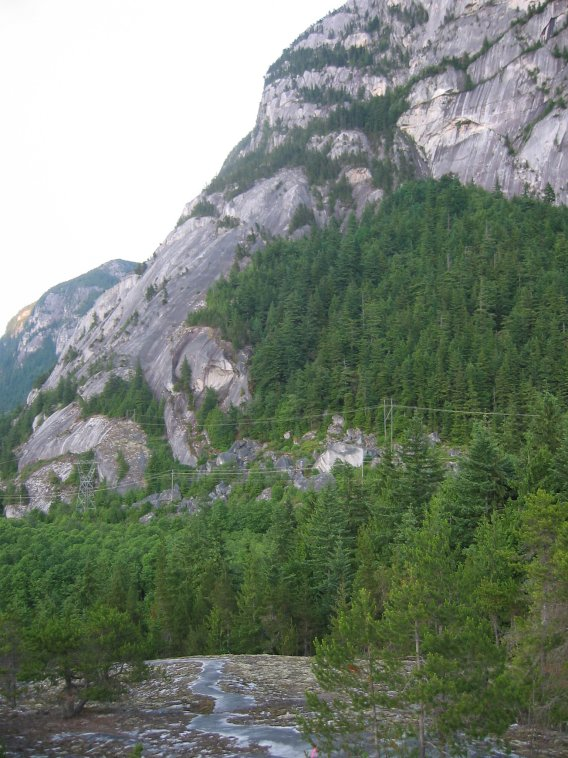
#> input picture test-images/mountain_1.jpg, 568 x 758 px; its folder holds 7 pictures in this run
$ jupyter execute basic-stitching.ipynb
#> lines starting #> are read from the running program, lines starting #| are printed output that depends on the picture
[cell 1]
import numpy as np
import cv2
from matplotlib import pyplot as plt
from typing import Tuple

[cell 2]
photos_num = 4
photos = [cv2.imread('test-images/' + name, cv2.COLOR_BGR2RGB) for name in [
    'mountain_1.jpg',
    'mountain_2.jpg',
    'mountain_3.jpg',
    'mountain_4.jpg'
]]
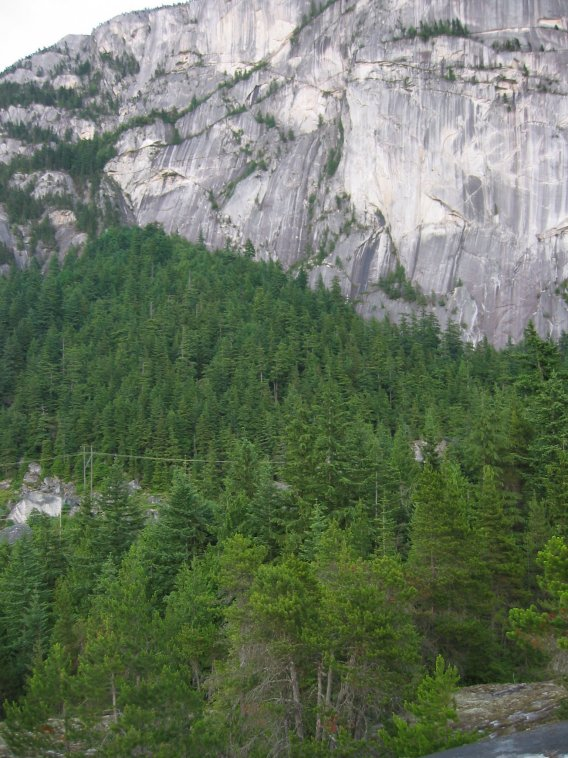
#> input picture test-images/mountain_2.jpg, 568 x 758 px
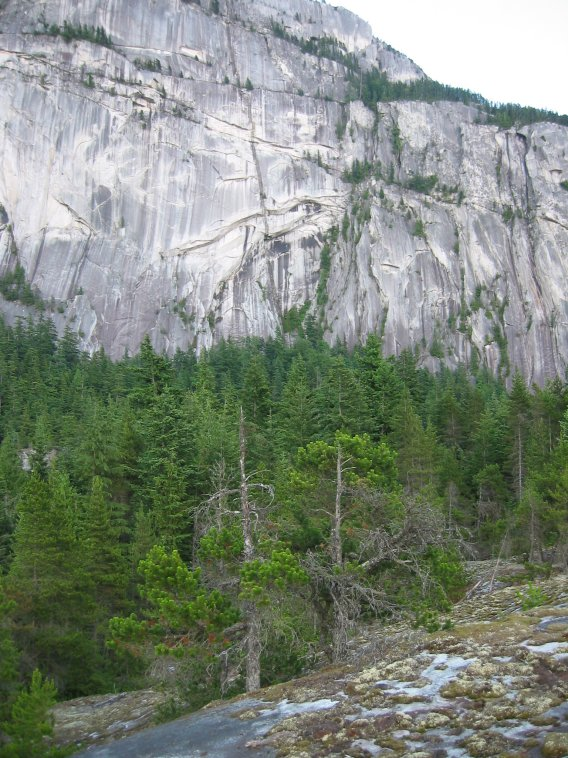
#> input picture test-images/mountain_3.jpg, 568 x 758 px
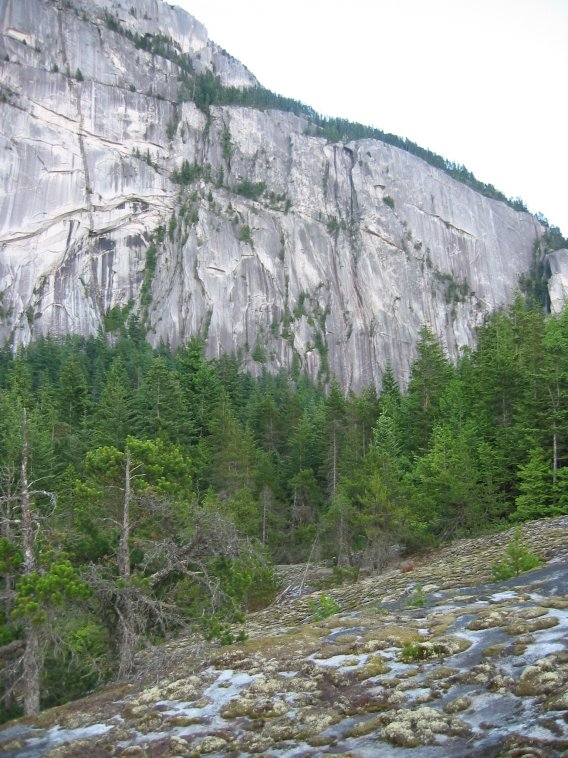
#> input picture test-images/mountain_4.jpg, 568 x 758 px
#> photos = 4 items

[cell 3]
def show_image(image: np.ndarray, fig_size: Tuple[int, int] = (10, 5)) -> None:
    image_rgb = cv2.cvtColor(image, cv2.COLOR_BGR2RGB)
    plt.figure(figsize=fig_size)
    plt.imshow(image_rgb)
    plt.show()

[cell 4]
for photo in photos:
    show_image(photo)
#> this loop made 4 passes

[cell 5]
photos_grey = [cv2.cvtColor(photo, cv2.COLOR_BGR2GRAY) for photo in photos]
#> photos_grey = 4 items
#> photo is the input picture: shape (758, 568, 3); mean B, G, R 135.8, 146, 138.1
sift = cv2.SIFT_create()
photos_sift_data = [sift.detectAndCompute(photo, None) for photo in photos_grey]
#> photos_sift_data = 4 items
photos_with_keypoint = [np.empty_like(photo) for photo in photos]
#> photos_with_keypoint = 4 items
for photo, photo_with_keypoint, (kps, des) in zip(photos, photos_with_keypoint, photos_sift_data):
    cv2.drawKeypoints(photo, kps, photo_with_keypoint)
    show_image(photo_with_keypoint)
#> this loop made 4 passes
#> pass 1, in show_image (call 5), `image_rgb = cv2.cvtColor(image, cv2.COLOR_BGR2RGB)`:
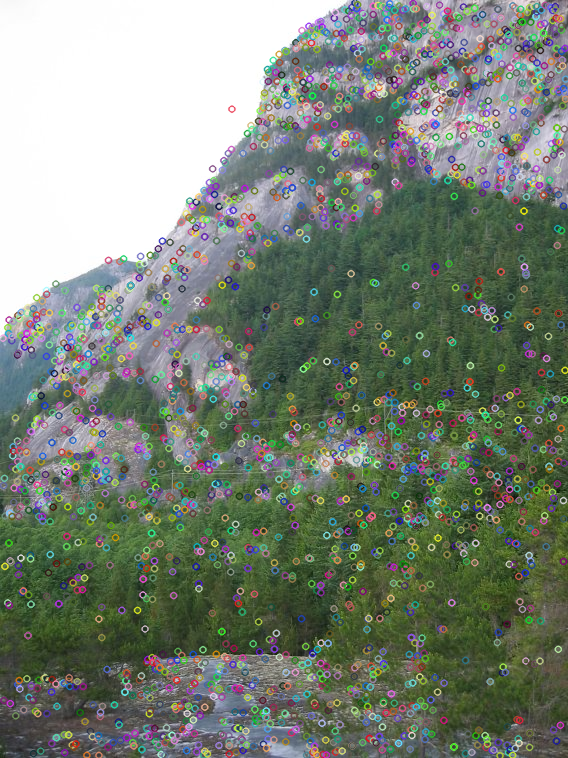
#> image_rgb: shape (758, 568, 3); mean R, G, B 121.2, 130.8, 117.9
#> pass 2, in show_image (call 6), `image_rgb = cv2.cvtColor(image, cv2.COLOR_BGR2RGB)`:
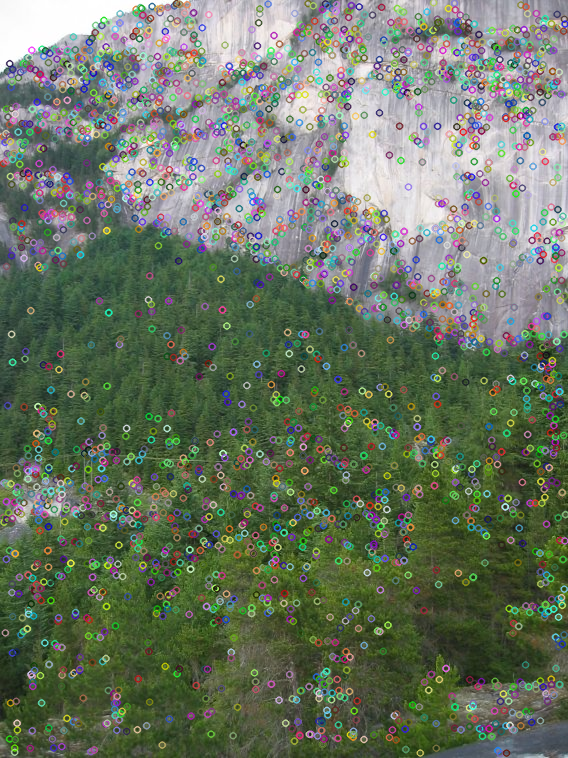
#> image_rgb: shape (758, 568, 3); mean R, G, B 106.2, 117.4, 98.7
#> pass 3, in show_image (call 7), `image_rgb = cv2.cvtColor(image, cv2.COLOR_BGR2RGB)`:
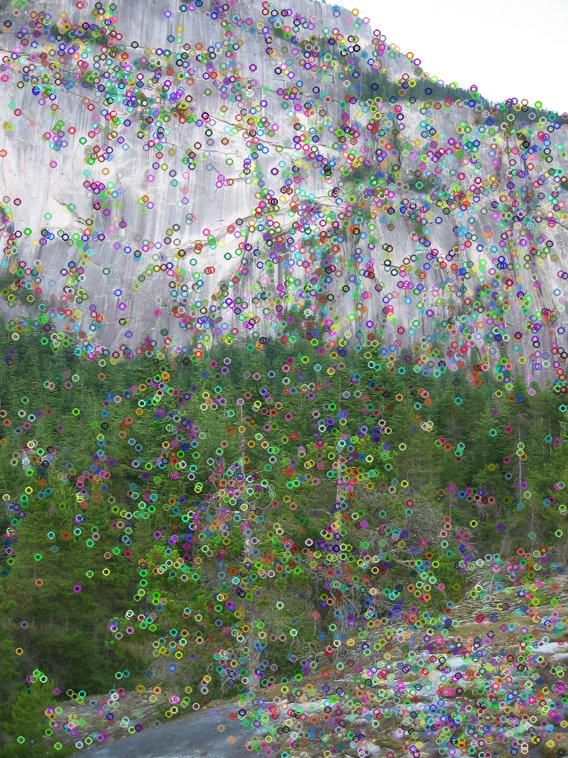
#> image_rgb: shape (758, 568, 3); mean R, G, B 126.5, 133.9, 122.7

[cell 6]
reference_img_idx = (photos_num) // 2
print("reference_img_idx: ", reference_img_idx)
reference_img = photos[reference_img_idx]
#> reference_img is the input picture: shape (758, 568, 3); mean B, G, R 123.6, 136.2, 127
reference_img_kps, reference_img_des = photos_sift_data[reference_img_idx]
#> reference_img_kps = 4675 keypoints; strongest (x, y, size): (294, 209, 4.4), (325, 738, 3.6), (134, 103, 3.1), (487, 347, 2.5)
show_image(reference_img)

[cell 7]
def find_matches(matcher, des_src, des_dst):
    return np.array([
        m for m in matcher.knnMatch(des_src, des_dst, k=2)
        if m[0].distance < 0.5 * m[1].distance
    ])
def find_homography(matches: np.ndarray, kp_src: np.ndarray, kp_dst: np.ndarray,
                    from_right_side: bool = True, img_src_width: int = None) -> np.ndarray:
    """
    Finds homography thransformation matrix
    """
    src = np.float32([ kp_src[m.queryIdx].pt for m in matches[:,0] ]).reshape(-1,1,2)
    dst = np.float32([ kp_dst[m.trainIdx].pt for m in matches[:,0] ]).reshape(-1,1,2)

    H, _ = cv2.findHomography(src, dst, cv2.RANSAC, 5.0)

    return H

[cell 8]
bf_matcher = cv2.BFMatcher()
featureList = [None] * photos_num
HList = [None] * photos_num
for i in range(reference_img_idx):
    kp_src, des_src = photos_sift_data[i]
    kp_dst, des_dst = photos_sift_data[i + 1]
    featureList[i] = find_matches(bf_matcher, des_src, des_dst)
    HList[i] = find_homography(featureList[i], kp_src, kp_dst, from_right_side=False, img_src_width=photos[i].shape[1])
#> after the loop, HList = 4 items; featureList = 4 items
for i in range(reference_img_idx + 1, photos_num):
    kp_src, des_src = photos_sift_data[i]
    kp_dst, des_dst = photos_sift_data[i - 1]
    featureList[i] = find_matches(bf_matcher, des_src, des_dst)
    HList[i] = find_homography(featureList[i], kp_src, kp_dst, from_right_side=False, img_src_width=photos[i].shape[1])
featureList[reference_img_idx] = []
featureNum = np.array([len(f) for f in featureList])
#> featureNum = [676, 478, 0, 1276]
HList, featureNum

[cell 9]
def stitch_images(img_src: np.ndarray, img_dst: np.ndarray, H: np.ndarray, from_right_side: bool = True) -> np.ndarray:
    """
    Stitced images from either left or right side
    (if `from_right_side` is set to False, then additional translation along x-axe will be added)
    """
    img_src_w, img_dst_w = img_src.shape[1], img_dst.shape[1]
    #     new_size = (img_src_w + img_dst_w), img_dst.shape[0]

    if not from_right_side:
        # shift by `img_src_width` px along x axe
        shift_vector = np.array([[1, 0, img_src_w]])
        H = H.copy()
        H[0, :] = np.dot(shift_vector, H)
    output = cv2.warpPerspective(img_src, H, img_dst.shape)
    if from_right_side:
        output[:, :img_dst_w] = img_dst
    else:
        output[:, img_dst_w:] = img_dst
    return output

[cell 10]
show_image(reference_img), reference_img.shape

[cell 11]
def create_panorama_canvas(img, img_idx, photos_num, padding=0):
    panorama = np.zeros((img.shape[0], img.shape[1] * (photos_num + padding * 2), img.shape[2]), dtype=np.uint8)
    panorama[:, img.shape[1] * (img_idx + padding): img.shape[1] * (img_idx + padding + 1)] = img
    return panorama

[cell 12]
def stitch_images(img_src: np.ndarray, img_dst: np.ndarray, H: np.ndarray, from_right_side: bool = True, img_src_idx=None) -> np.ndarray:
    """
    Stitced images from either left or right side
    (if `from_right_side` is set to False, then additional translation along x-axe will be added)
    """
    img_src_w = img_src.shape[1]

    # shift along x axe
    if not from_right_side:
        shift_by_x = img_src_w * (reference_img_idx + 2)
    else:
        shift_by_x = img_src_w * (reference_img_idx + 2 + (img_src_idx - reference_img_idx - 1))
    shift_vector = np.array([[1, 0, shift_by_x]])
    H = H.copy()
    H[0, :] = np.dot(shift_vector, H)

    # apply transformation
    output = cv2.warpPerspective(img_src, H, (img_dst.shape[1], img_dst.shape[0]))

    # add panorama
    idx_x, idx_y, idx_z = np.where(img_dst != np.array([0, 0, 0]))
    output[idx_x, idx_y, idx_z] = img_dst[idx_x, idx_y, idx_z]

    return output

[cell 13]
# simple memoization
HList_memoized = [None] * photos_num
featureNum_ = featureNum.copy()
#> featureNum_ = [676, 478, 0, 1276]

panorama = create_panorama_canvas(reference_img, reference_img_idx, photos_num, padding=2)
#> in create_panorama_canvas, `panorama[:, img.shape[1] * (img_idx + padding): img.shape[1] * (img_id..`:
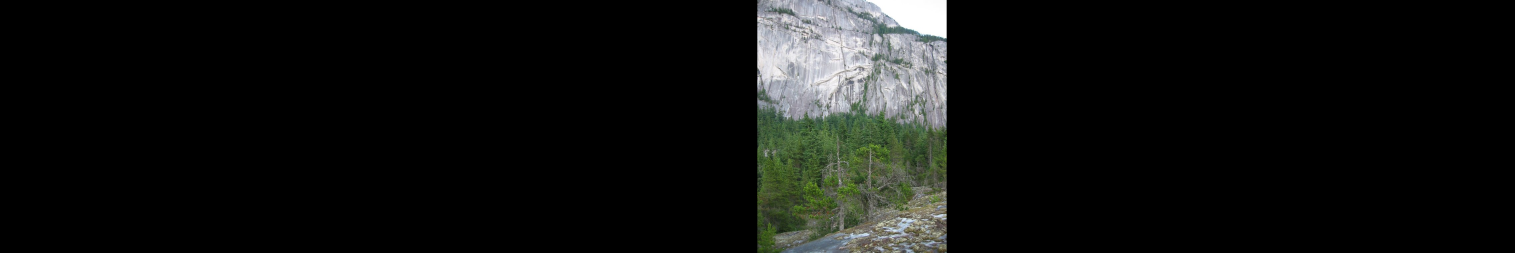
#> panorama: shape (758, 4544, 3) (shown at 1/3 size); mean B, G, R 15.4, 17, 15.9
show_image(panorama, fig_size=(30, 10))

for _ in range(photos_num - 1):
    max_i = np.argmax(featureNum_)
    H = HList[max_i]

    # calculate transformation using the property of transitivity of matrixes
    if max_i > reference_img_idx:
        range_ = range(max_i - 1, reference_img_idx + 1, -1)
    else:
        range_ = range(max_i + 1, reference_img_idx)

    for i in range_:
        # use memoized matrices if possible
        if HList_memoized[i] is not None:
            H = np.dot(HList_memoized[i], H)
            break
        H = np.dot(HList[i], H)

    HList_memoized[max_i] = H
    featureNum_[max_i] = -1

    # performe stitching
    print("max_i:", max_i)
    panorama = stitch_images(photos[max_i], panorama, H, from_right_side=(max_i > reference_img_idx), img_src_idx=max_i)
    show_image(panorama, fig_size=(30, 10))
#> this loop made 3 passes
#> max_i on passes 2 to 3: 0, 1
#> max_i on pass 1: 3
#| max_i: 3
#| max_i: 0
#| max_i: 1
#> pass 1, in stitch_images, `output = cv2.warpPerspective(img_src, H, (img_dst.shape[1], img_dst.sh..`:
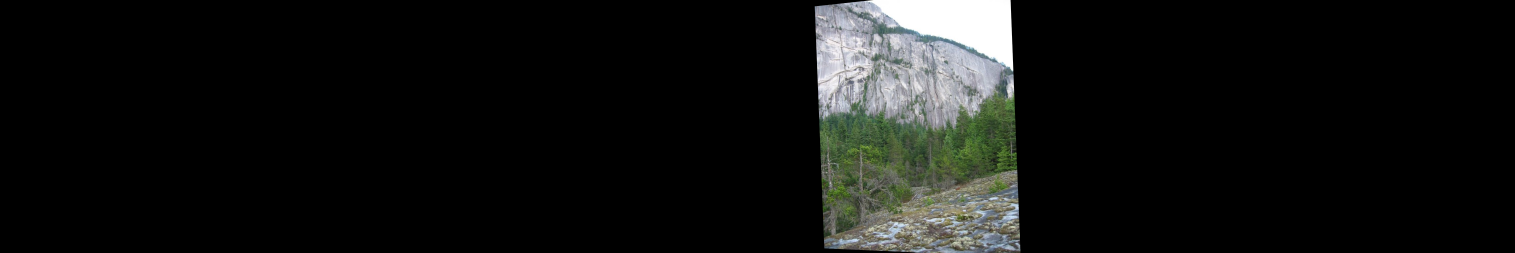
#> output: shape (758, 4544, 3) (shown at 1/3 size); mean B, G, R 17.3, 18.6, 17.6
#> pass 1, `panorama = stitch_images(photos[max_i], panorama, H, from_right_side=(..`:
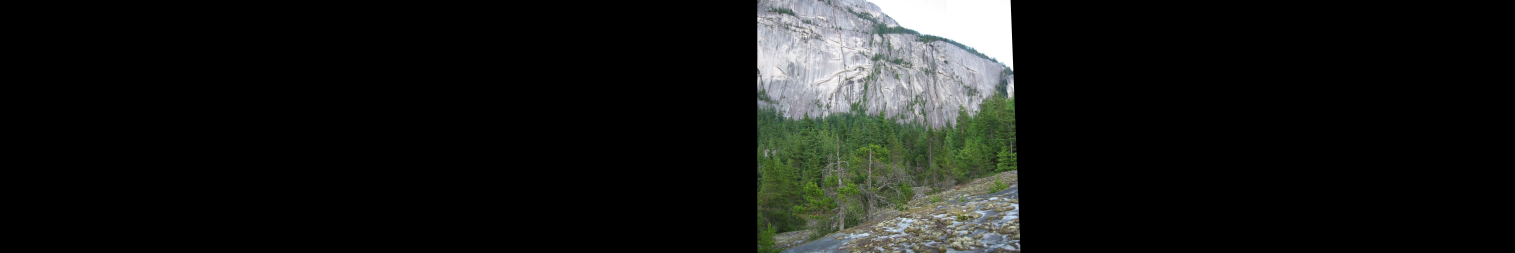
#> panorama: shape (758, 4544, 3) (shown at 1/3 size); mean B, G, R 21.8, 23.9, 22.3
#> after the loop:
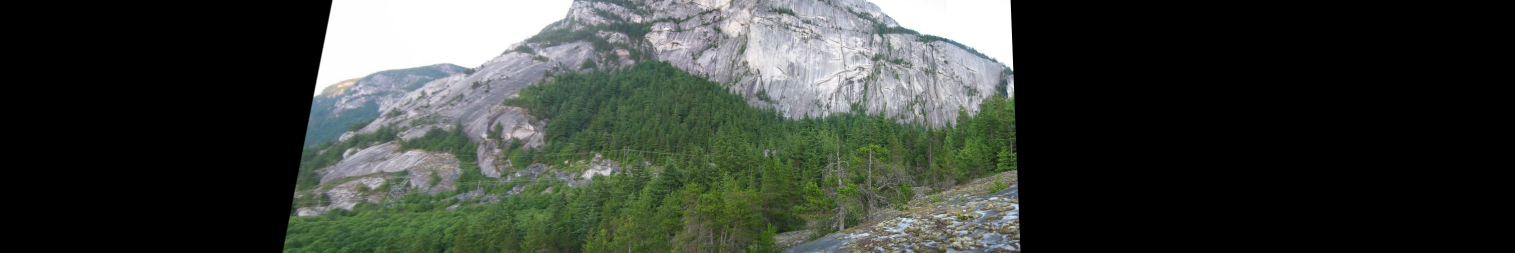
#> panorama: shape (758, 4544, 3) (shown at 1/3 size); mean B, G, R 57, 63.4, 58.3
#> after the loop, HList_memoized = 4 items; featureNum_ = [-1, -1, 0, -1]
